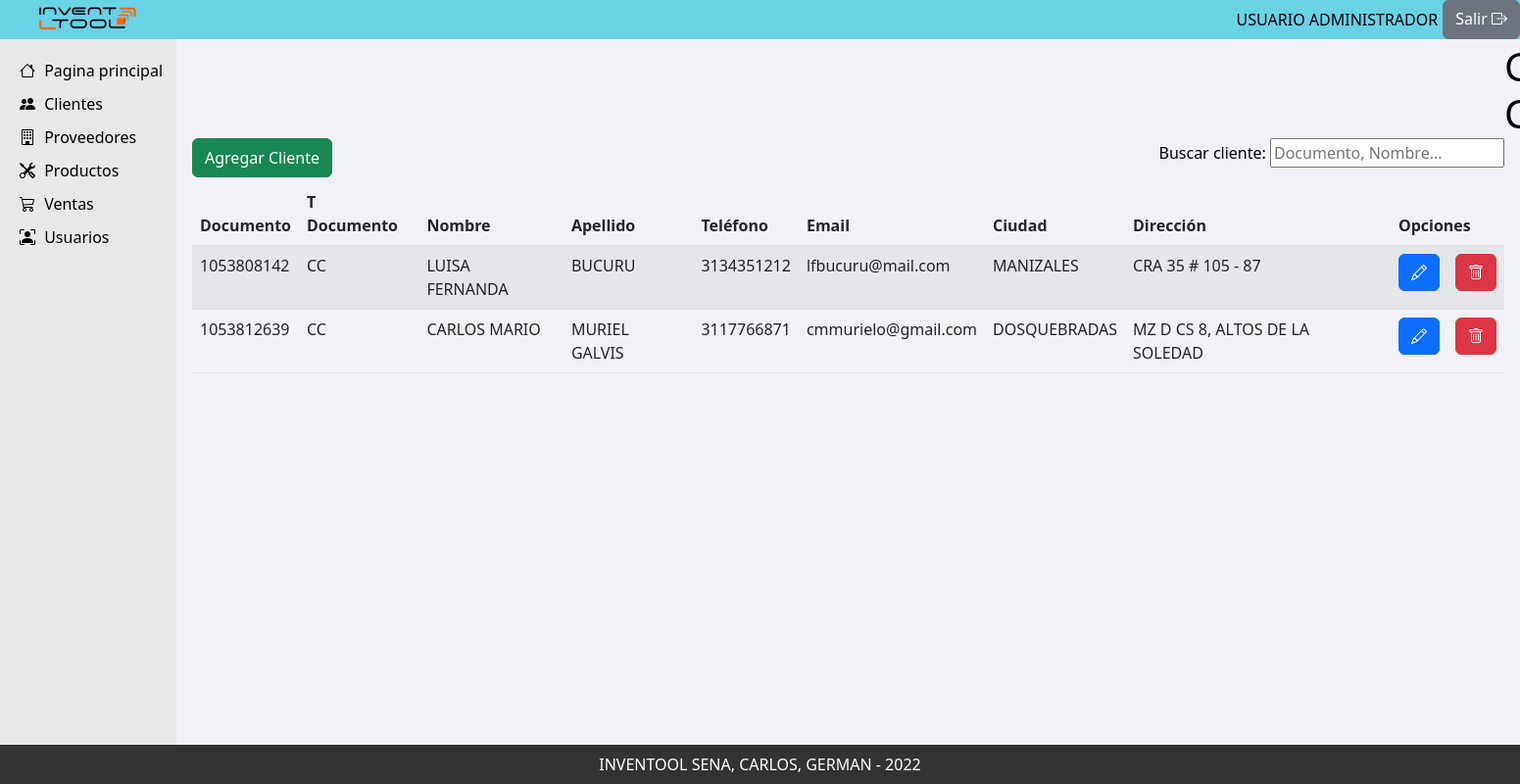
Screenshot of /index.php?accion=clientes (signed in) with the database file from the repository.
### tables this page shows
CREATE TABLE `clientes` (
  `documento` bigint unsigned NOT NULL,
  `tipoDocumento` enum('CC','CE','PAP','NIP','NIT','TI') NOT NULL,
  `tipoPersona` enum('NATURAL','JURIDICA') NOT NULL,
  `nombre` varchar(100) NOT NULL,
  `apellido` varchar(100) DEFAULT NULL,
  `telefono` varchar(45) DEFAULT NULL,
  `email` varchar(100) DEFAULT NULL,
  `ciudad` varchar(100) DEFAULT NULL,
  `direccion` varchar(100) DEFAULT NULL,
  PRIMARY KEY (`documento`),
  UNIQUE KEY `documento_UNIQUE` (`documento`)
);

### vista/html/cliente/clientes.php (the view, shortened to what this page needs)
<head>
    <link rel="stylesheet" href="vista/css/clientes.css" />
    <link rel="stylesheet" href="vista/css/formCliente.css" />
    <link rel="stylesheet" href="vista/css/modalCliente.css" />
</head>
<?php
$mysqli = include(ROOT_PATH . "db.php");
$resultado = $mysqli->query("SELECT * FROM clientes");
$rows = $resultado->fetch_all(MYSQLI_ASSOC);
?>
<div class="contenido-clientes">
    <div class="titulo">
        <h1>Gestion Clientes</h1>
    </div>
    <div class="buscar">
        <p>
            Buscar cliente:
            <span><input type="text" name="buscar" placeholder="Documento, Nombre..." /></span>
        </p>
        <button class="btn btn-success" onclick=" location.href='index.php?accion=agregarCliente'">
            Agregar Cliente
        </button>
    </div>
    <table class="table table-striped grid-table">
        <thead>
            <tr>
                <th>Documento</th>
                <th>T Documento</th>
                <th>Nombre</th>
                <th>Apellido</th>
                <th>Teléfono</th>
                <th>Email</th>
                <th>Ciudad</th>
                <th>Dirección</th>
                <th colspan="2">Opciones</th>
            </tr>
        </thead>
        <tbody>
            <?php
            foreach ($rows as $row) {
            ?>
                <tr>
                    <td> <?php echo $row['documento']; ?></td>
                    <td> <?php echo $row['tipoDocumento']; ?></td>
                    <td> <?php echo $row['nombre']; ?></td>
                    <td> <?php echo $row['apellido']; ?></td>
                    <td> <?php echo $row['telefono']; ?></td>
                    <td> <?php echo $row['email']; ?></td>
                    <td> <?php echo $row['ciudad']; ?></td>
                    <td> <?php echo $row['direccion']; ?></td>
                    <td><a class="btn btn-primary editbtn" onclick="selectCliente(<?php echo $row['documento']; ?>)" data-bs-toggle="modal" data-bs-target="#editarModal"><i class="bi bi-pencil"></i></a></td>
                    <td><button class="btn btn-danger" data-bs-toggle="modal" data-bs-target="#borrarModal"><i class="bi bi-trash"></i></button></td>
                </tr>
            <?php } ?>
        </tbody>
    </table>
</div>

### vista/css/main.css (style rules this page uses)
html, body { margin: 0; padding: 0; box-sizing: content-box; height: 100%; width: 100%; }

### vista/css/cliente/clientes.css (style rules this page uses)
.contenido-clientes { display: grid; background-color: #f1f2f7; width: 100%; height: 100%; margin: 0 auto 0 auto; padding: 16px; grid-template-columns: 100%; grid-template-rows: 80px 50px auto; }
.contenido-clientes .titulo { grid-row: 1/2; justify-self: center; align-items: center; color: black; }
.contenido-clientes .buscar { grid-row: 2/3; display: flex; flex-direction: row-reverse; justify-content: space-between; align-self: center; color: black; height: 40px; }
.contenido-clientes .buscar p { float: right; }
.grid-table { grid-row: 3/4; height: 40px; }

### vista/css/cliente/formCliente.css (style rules this page uses)
.titulo { grid-area: titulo; display: flex; justify-content: center; align-items: center; }

### rows the page displays
clientes: documento "1053808142", tipoDocumento "CC", nombre "LUISA FERNANDA", apellido "BUCURU", telefono "3134351212", email "lfbucuru@mail.com", ciudad "MANIZALES", direccion "CRA 35 # 105 - 87"
clientes: documento "1053812639", tipoDocumento "CC", nombre "CARLOS MARIO", apellido "MURIEL GALVIS", telefono "3117766871", email "cmmurielo@gmail.com", ciudad "DOSQUEBRADAS", direccion "MZ D CS 8, ALTOS DE LA SOLEDAD"

### other values shown
$_SESSION['nombre'] "USUARIO ADMINISTRADOR"
